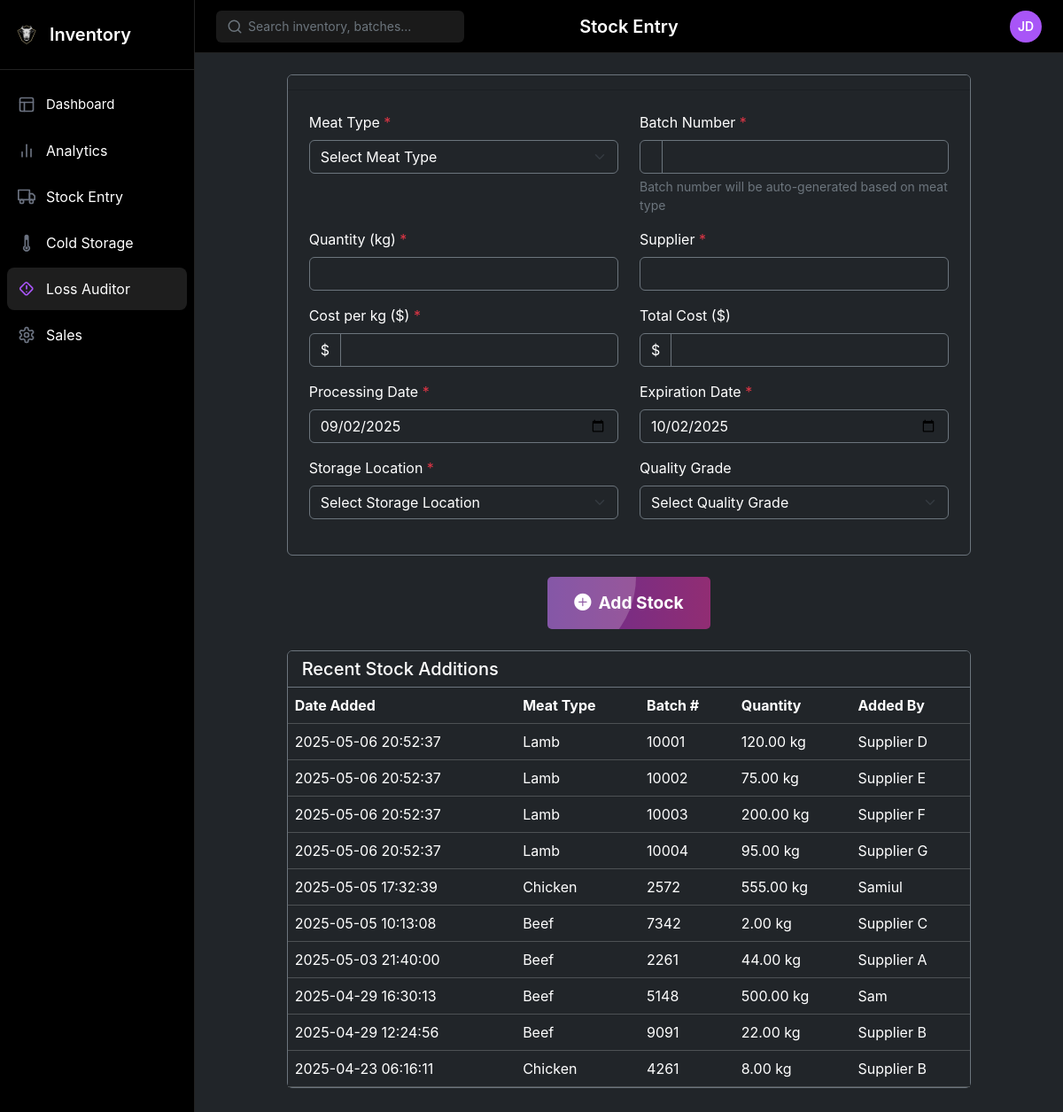
/All/add_stock.php, run on the app's committed database.
### tables this page shows
CREATE TABLE `stockdata` (
  `batch` varchar(50) NOT NULL,
  `type` varchar(255) NOT NULL,
  `quantity` decimal(10,2) NOT NULL,
  `supplier` varchar(255) NOT NULL,
  `cost` decimal(10,2) NOT NULL,
  `processing_date` date NOT NULL,
  `expiration_Date` date NOT NULL,
  `location` varchar(255) NOT NULL,
  `date_added` timestamp NOT NULL DEFAULT current_timestamp(),
  `coldstorage_id` int(11) DEFAULT NULL,
  `farm_manager_id` int(11) DEFAULT NULL
);

### All/add_stock.php (the view, shortened to what this page needs)
<!DOCTYPE html>
<html lang="en">
<head>
    <link href="https://cdn.jsdelivr.net/npm/bootstrap@5.3.2/dist/css/bootstrap.min.css" rel="stylesheet">
    <link rel="stylesheet" href="https://cdn.jsdelivr.net/npm/bootstrap-icons@1.11.1/font/bootstrap-icons.css">
    <link rel="stylesheet" href="css/styles3.css">
</head>
<body>
    <div class="app-container">
        <aside class="sidebar">
            <div class="sidebar-header">
                <div class="logo">
                    <img src="logo.png" alt="IN" width="28" height="28">
                    <span class="brand-name">Inventory</span>
                </div>
            </div>
            <nav class="sidebar-nav">
                <a href="../All/dashboard.php" class="nav-item ">
                    <span class="nav-item-dashboard">Dashboard</span>
                </a>
                <a href="analytics.php" class="nav-item">
                    <span class="nav-item-name">Analytics</span>
                </a>
                <a href="../All/add_stock.php" class="nav-item">
                    <span class="nav-item-name">Stock Entry</span>
                </a>
                <a href="../coldstorage/dashboard-template.php" class="nav-item">
    <span class="nav-item-name">Cold Storage</span>
</a>
<a href="..\lossaduitor\dashboard-1.php" class="nav-item active">
    <span class="nav-item-name">Loss Auditor</span>
</a>
<a href="../productseller/productseller.php" class="nav-item">
                    <span class="nav-item-name">Sales</span>
                </a>
            </nav>
        </aside>
        <main class="main-content">
            <header class="header">
                <div class="search-container">
                    <svg xmlns="http://www.w3.org/2000/svg" width="18" height="18" viewBox="0 0 24 24" fill="none" stroke="currentColor" stroke-width="2" stroke-linecap="round" stroke-linejoin="round" class="search-icon">
                        <circle cx="11" cy="11" r="8"></circle>
                        <line x1="21" y1="21" x2="16.65" y2="16.65"></line>
                    </svg>
                    <input type="text" placeholder="Search inventory, batches..." class="search-input">
                </div>
                <h1 class="page-title"> Stock Entry</h1>
                <div class="profile-container">
                    <button id="profileButton" class="profile-button">
                        <div class="profile-avatar">JD</div>
                    </button>
                </div>
            </header>
</head>
<body class="bg-dark text-light">
    <div class="container-fluid">
                <div class="container py-4">
                    <div class="row justify-content-center">
                        <div class="col-lg-10">
                            <div class="card bg-dark border-secondary mb-4">
                                <div class="card-header bg-dark ">
                                </div>
                                <div class="card-body p-4">
                                    <form method="POST" action="<?= $_SERVER['PHP_SELF'] ?>" id="addStockForm">
                                        <div class="row">
                                            <div class="col-md-6 mb-3">
                                                <label for="type" class="form-label text-white">Meat Type <span class="text-danger">*</span></label>
                                                <select class="form-select bg-dark text-white border-secondary" name="type" id="type" required>
                                                    <option value="">Select Meat Type</option>
                                                </select>
                                            </div>
                                            <div class="col-md-6 mb-3">
                                                <label for="batch" class="form-label text-white">Batch Number <span class="text-danger">*</span></label>
                                                <div class="input-group">
                                                    <span class="input-group-text bg-dark text-white border-secondary" id="batch-prefix"></span>
                                                    <input type="text" class="form-control bg-dark text-white border-secondary" name="batch" id="batch" required>
                                                </div>
                                                <div class="form-text text-secondary">Batch number will be auto-generated based on meat type</div>
                                            </div>
                                        </div>
                                        <div class="row">
                                            <div class="col-md-6 mb-3">
                                                <label for="quantity" class="form-label text-white">Quantity (kg) <span class="text-danger">*</span></label>
                                                <input type="number" class="form-control bg-dark text-white border-secondary" name="quantity" id="quantity" step="0.01" min="0" required>
                                            </div>
                                            <div class="col-md-6 mb-3">
                                                <label for="supplier" class="form-label text-white">Supplier <span class="text-danger">*</span></label>
                                                <input type="text" class="form-control bg-dark text-white border-secondary" name="supplier" id="supplier" required>
                                            </div>
                                        </div>
                                        <div class="row">
                                            <div class="col-md-6 mb-3">
                                                <label for="cost" class="form-label text-white">Cost per kg ($) <span class="text-danger">*</span></label>
                                                <div class="input-group">
                                                    <span class="input-group-text bg-dark text-white border-secondary">$</span>
                                                    <input type="number" class="form-control bg-dark text-white border-secondary" name="cost" id="cost" step="0.01" min="0" required>
                                                </div>
                                            </div>
                                            <div class="col-md-6 mb-3">
                                                <label for="totalCost" class="form-label text-white">Total Cost ($)</label>
                                                <div class="input-group">
                                                    <span class="input-group-text bg-dark text-white border-secondary">$</span>
                                                    <input type="text" class="form-control bg-dark text-white border-secondary" id="totalCost" readonly>
                                                </div>
                                            </div>
                                        </div>
                                        <div class="row">
                                            <div class="col-md-6 mb-3">
                                                <label for="processingDate" class="form-label text-white">Processing Date <span class="text-danger">*</span></label>
                                                <input type="date" class="form-control bg-dark text-white border-secondary" name="processingDate" id="processingDate" required>
                                            </div>
                                            <div class="col-md-6 mb-3">
                                                <label for="expirationDate" class="form-label text-white">Expiration Date <span class="text-danger">*</span></label>
                                                <input type="date" class="form-control bg-dark text-white border-secondary" name="expirationDate" id="expirationDate" required>
                                            </div>
                                        </div>
                                        <div class="row">
                                            <div class="col-md-6 mb-3">
                                                <label for="location" class="form-label text-white">Storage Location <span class="text-danger">*</span></label>
                                                <select class="form-select bg-dark text-white border-secondary" name="location" id="location" required>
                                                    <option value="">Select Storage Location</option>
                                                </select>
                                            </div>
                                            <div class="col-md-6 mb-3">
                                                <label for="quality" class="form-label text-white">Quality Grade</label>
                                                <select class="form-select bg-dark text-white border-secondary" name="quality" id="quality">
                                                    <option value="">Select Quality Grade</option>
                                                </select>
                                            </div>
                                        </div>
                                    </form>
                                </div>
                            </div>
<div class="text-center mb-4">
    <button type="submit" form="addStockForm" class="btn-modern-add">
        <div class="btn-content">
            <i class="bi bi-plus-circle-fill me-2"></i>
            <span>Add Stock</span>
        </div>
        <div class="btn-glow"></div>
    </button>
</div>
<div class="card bg-dark border-secondary mb-5">
    <div class="card-header bg-dark border-secondary">
        <h5 class="card-title mb-0 text-white">Recent Stock Additions</h5>
    </div>
    <div class="card-body p-0">
        <div class="table-responsive">
            <table class="table table-dark table-hover mb-0">
                <thead>
                    <tr>
                        <th class="text-white">Date Added</th>
                        <th class="text-white">Meat Type</th>
                        <th class="text-white">Batch #</th>
                        <th class="text-white">Quantity</th>
                        <th class="text-white">Added By</th>
                    </tr>
                </thead>
                <tbody>
                    <?php
                    include 'includes/config.php';
                    $sql = "SELECT * FROM stockData ORDER BY date_added DESC LIMIT 10";
                    $result = $conn->query($sql);
                    if ($result->num_rows > 0) {
                        while ($row = $result->fetch_assoc()) {
                            echo "<tr>
                                    <td class='text-white'>" . $row['date_added'] . "</td>
                                    <td class='text-white'>" . $row['type'] . "</td>
                                    <td class='text-white'>" . $row['batch'] . "</td>
                                    <td class='text-white'>" . $row['quantity'] . " kg</td>
                                    <td class='text-white'>" . $row['supplier'] . "</td>
                                  </tr>";
                        }
                    } else {
                        echo "<tr><td colspan='5' class='text-center text-white'>No stock data available</td></tr>";
                    }
                    ?>
                </tbody>
            </table>
        </div>
    </div>
</div>
                        </div>
                    </div>
                </div>
            </div>
        </div>
</body>
</html>

### All/css/styles3.css (style rules this page uses)
:root { --bs-purple: #a855f7; --bs-pink: #ec4899; --bs-orange: #f97316; --bs-blue: #3b82f6; --bs-gray: #6b7280; --sidebar-width: 220px; --sidebar-bg: #000000; --sidebar-hover: #1a1a1a; --sidebar-active: #1e1e1e; --header-height: 60px; --content-bg: #000000; --card-bg: #0a0a0a; --border-color: #222222; }
* { margin: 0; padding: 0; box-sizing: border-box; }
body { font-family: "Inter", -apple-system, BlinkMacSystemFont, "Segoe UI", Roboto, Oxygen, Ubuntu, Cantarell, "Open Sans", "Helvetica Neue", sans-serif; background-color: var(--content-bg); color: #ffffff; line-height: 1.5; overflow-x: hidden; }
.app-container { display: flex; width: 100%; height: 100vh; overflow: hidden; }
.sidebar { width: var(--sidebar-width); background-color: var(--sidebar-bg); border-right: 1px solid var(--border-color); height: 100vh; position: fixed; top: 0; left: 0; z-index: 10; overflow-y: auto; transition: all 0.3s ease; }
.sidebar-header { padding: 1.5rem 1rem; border-bottom: 1px solid var(--border-color); }
.logo { display: flex; align-items: center; gap: 0.75rem; }
.brand-name { font-size: 1.25rem; font-weight: 600; color: #ffffff; }
.sidebar-nav { display: flex; flex-direction: column; padding: 1rem 0.5rem; gap: 0.25rem; }
.nav-item { display: flex; align-items: center; padding: 0.75rem; color: #ffffff; text-decoration: none; border-radius: 0.5rem; transition: all 0.2s ease; }
.nav-item .icon { margin-right: 0.75rem; color: var(--bs-gray); }
.nav-item-dashboard { font-size: 0.9375rem; }
.nav-item.active { background-color: var(--sidebar-active); }
.nav-item.active .icon { color: var(--bs-purple); }
.main-content { margin-left: var(--sidebar-width); width: calc(100% - var(--sidebar-width)); height: 100vh; overflow-y: auto; overflow-x: hidden; }
.header { height: var(--header-height); display: flex; align-items: center; justify-content: space-between; padding: 0 1.5rem; border-bottom: 1px solid var(--border-color); position: sticky; top: 0; background-color: var(--content-bg); z-index: 5; }
.search-container { position: relative; width: 280px; }
.search-input { background-color: #1a1a1a; border: none; border-radius: 6px; color: #ffffff; padding: 0.5rem 1rem 0.5rem 2.25rem; width: 100%; height: 36px; font-size: 0.875rem; }
.search-input::placeholder { color: #6c757d; }
.search-icon { position: absolute; left: 0.75rem; top: 50%; transform: translateY(-50%); color: #6c757d; }
.page-title { font-size: 1.25rem; font-weight: 600; margin: 0; color: #ffffff; position: absolute; left: 50%; transform: translateX(-50%); }
.profile-container { position: relative; }
.profile-button { background: none; border: none; cursor: pointer; padding: 0; display: flex; align-items: center; justify-content: center; }
.profile-avatar { width: 36px; height: 36px; border-radius: 50%; background-color: var(--bs-purple); color: white; display: flex; align-items: center; justify-content: center; font-weight: 600; font-size: 0.875rem; transition: all 0.2s ease; }
.table-responsive { overflow-x: auto; }

### All/add_stock.php (style rules this page uses)
.btn-modern-add { position: relative; padding: 15px 30px; border: none; background: linear-gradient(to right, #662D91, #912D73); color: #fff; font-size: 1.2em; font-weight: bold; border-radius: 5px; overflow: hidden; cursor: pointer; transition: transform 0.3s ease; }
.btn-modern-add .btn-content { position: relative; z-index: 2; display: flex; align-items: center; }
.btn-modern-add .btn-glow { position: absolute; top: var(--y, 0); left: var(--x, 0); transform: translate(-50%, -50%); width: 200px; height: 200px; background: rgba(255, 255, 255, 0.2); border-radius: 50%; z-index: 1; transition: width 0.4s ease, height 0.4s ease; }

### data on the page
stockdata: date_added "2025-05-06 20:52:37", type "Lamb", batch "10001", quantity "120.00", supplier "Supplier D"
stockdata: date_added "2025-05-06 20:52:37", type "Lamb", batch "10002", quantity "75.00", supplier "Supplier E"
stockdata: date_added "2025-05-06 20:52:37", type "Lamb", batch "10003", quantity "200.00", supplier "Supplier F"
stockdata: date_added "2025-05-06 20:52:37", type "Lamb", batch "10004", quantity "95.00", supplier "Supplier G"
stockdata: date_added "2025-05-05 17:32:39", type "Chicken", batch "2572", quantity "555.00", supplier "Samiul"
stockdata: date_added "2025-05-05 10:13:08", type "Beef", batch "7342", quantity "2.00", supplier "Supplier C"
stockdata: date_added "2025-05-03 21:40:00", type "Beef", batch "2261", quantity "44.00", supplier "Supplier A"
stockdata: date_added "2025-04-29 16:30:13", type "Beef", batch "5148", quantity "500.00", supplier "Sam"
stockdata: date_added "2025-04-29 12:24:56", type "Beef", batch "9091", quantity "22.00", supplier "Supplier B"
stockdata: date_added "2025-04-23 06:16:11", type "Chicken", batch "4261", quantity "8.00", supplier "Supplier B"
